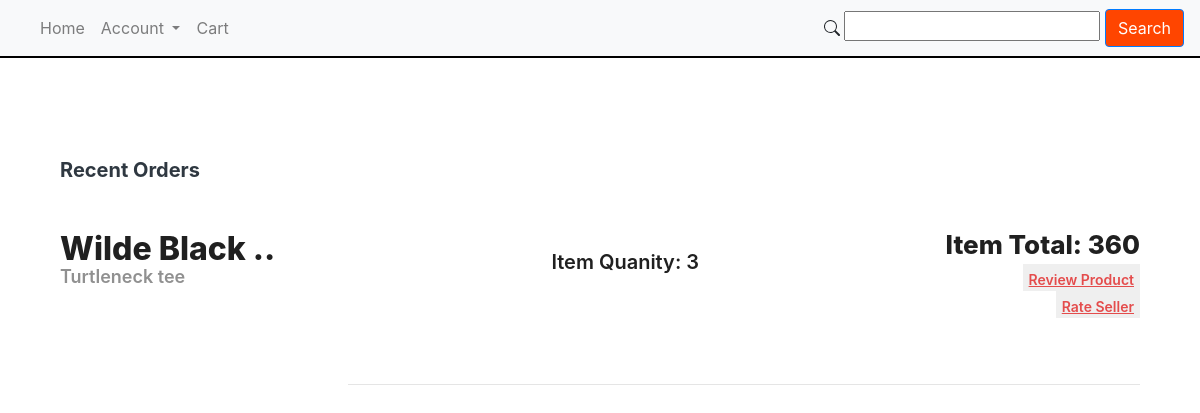
The page /checkout (signed in) on the database its author committed.
### tables this page shows
CREATE TABLE Product_Listings(seller_email TEXT NOT NULL, listing_id INTEGER NOT NULL, category TEXT NOT NULL, title TEXT NOT NULL, product_name TEXT NOT NULL, product_description TEXT NOT NULL, price REAL NOT NULL, quanity INT NOT NULL, active INT NOT NULL, posted TEXT NOT NULL, ended TEXT, PRIMARY KEY (seller_email, listing_id) FOREIGN KEY (seller_email) REFERENCES Sellers (email), FOREIGN KEY (category) REFERENCES Categories (category_name) );

CREATE TABLE Orders(transaction_id INTEGER NOT NULL PRIMARY KEY AUTOINCREMENT, seller_email TEXT NOT NULL, listing_id INT NOT NULL, buyer_email TEXT NOT NULL, date TEXT NOT NULL, quanity INT NOT NULL, payment INT NOT NULL, cart INT NOT NULL, cancelled INT NOT NULL, FOREIGN KEY (seller_email) REFERENCES Sellers (email), FOREIGN KEY (buyer_email) REFERENCES Buyers (email), FOREIGN KEY (listing_id) REFERENCES Product_Listings (listing_id), FOREIGN KEY (payment) REFERENCES Credit_Cards (credit_card_num) );

### app.py (the view)
@app.route('/checkout', methods=['GET', 'POST'])
def checkout():
    if session.returnIsBuyer() == 0:
        return redirect('/')
    checkoutCart_request()
    orders = finishedOrders_request()
    return render_template('orders.html', orders=orders) #cart = 0, cancelled = 0

### app.py (called while the page is built)
def checkoutCart_request():
    connection = sql.connect('database.db')
    connection.execute('UPDATE Orders SET cart = 0, cancelled = 0 WHERE Orders.buyer_email = ''?'' AND Orders.cart = 1;', (session.returnUserID(), ))
    connection.commit()
    connection.close()

def finishedOrders_request():
    connection = sql.connect('database.db')
    cursor = connection.execute('SELECT * FROM Orders INNER JOIN Product_Listings ON Orders.buyer_email = ''?'' AND Orders.cart = 0 AND Orders.cancelled = 0 AND Orders.listing_id = Product_Listings.listing_id AND Product_Listings.seller_email = Orders.seller_email;', (session.returnUserID(), ))
    return cursor.fetchall()

### session.py (called while the page is built)
    def returnUserID(self):
        return self.userID

    def returnIsSeller(self):
        return self.isSeller

    def returnIsBuyer(self):
        return self.isBuyer

### templates/orders.html (shortened to what this page needs)
<!DOCTYPE html>
<html lang="en" dir="ltr">
    <head>
        <link rel="stylesheet" href="https://stackpath.bootstrapcdn.com/bootstrap/4.4.1/css/bootstrap.min.css"
>
        <link rel="stylesheet" type="text/css" href="{{ url_for('static', filename='css/styles.css') }}" />
        <link rel="stylesheet" href="https://cdnjs.cloudflare.com/ajax/libs/bootstrap/4.5.3/css/bootstrap.min.css" />
    </head>
	<body class="cartbody">
		<nav class="navbar navbar-expand-lg navbar-light bg-light">
		  	<div class="collapse navbar-collapse" id="navbarSupportedContent">
		    	<ul class="navbar-nav mr-auto">
             	{% for item in navbar %}
				{% if item.sublinks %}
			      	<li class="nav-item dropdown">
			        	<a class="nav-link dropdown-toggle" href="#" id="navbarDropdown" role="button" data-toggle="dropdown" aria-haspopup="true" aria-expanded="false">
				          	{{item.text}}
			        	</a>
			      	</li>
			  		{% elif item.url %}
			      	<li class="nav-item">
			        	<a class="nav-link" href="{{item.url}}">{{item.text}}</a>
			      	</li>
		      		{% endif %}
		      		{% endfor %}
		      	</ul>
		  	</div>
		  	<form action="/search" method="POST">
				<input type="text" name="search">
				<button type="submit" class="btn btn-primary" style="background-color: orangered;">Search</button>
			</form>
		</nav>
		<div style="margin: 0px; padding: 0px; background-color: black; color: black; height: 2px !important; width: 100% important;"></div>
		<div class="cart-container">
			<div class="cart-header">
				<h3 class="cart-heading">Recent Orders</h3>
			</div>
			{% for item in orders %}
			<div class="cart-items">
				<div class="cart-about">
					{% set title = item[13] %}
					<h1 class="cart-title">{{ title[0:12] }}..</h1>
					<h3 class="cart-subtitle">{{ item[14] }}</h3>
				</div>
				<div class="cart-counter">
					<div class="cart-count">Item Quanity: {{ item[5] }}</div>
				</div>
				<div class="cart-prices">
					<div class="cart-amount">Item Total: {{ item[6] }}</div>
					<form action="/reviewproduct" method="POST">
						<button type="submit" href="/reviewproduct" class="cart-remove" style="border: 0px !important;"><u>Review Product</u></button>
					</form>
					<form action="/rateseller" method="POST">
						<button type="submit" href="/rateseller" class="cart-remove" style="border: 0px !important;"><u>Rate Seller</u></button>
					</form>
				  </div>
			</div>
			{% endfor %}
		<hr>
    </body>
</html>

### static/css/styles.css (style rules this page uses)
.cart-container { margin-top: 100px; width: 100%; background-color: #ffffff; }
.cart-header { margin: auto; padding-bottom: 15px; width: 90%; height: 15%; display: flex; justify-content: space-between; align-items: center; }
.cart-heading { font-size: 20px; font-weight: 700; color: #2F3841; }
.cart-remove { padding-top: 5px; font-size: 14px; font-weight: 600; color: #E44C4C; cursor: pointer; }
.cart-items { margin: auto; width: 90%; height: 30%; display: flex; justify-content: space-between; margin-bottom: 50px; align-items: center; }
.cart-about { height: 100%; width: 24%; }
.cart-title { padding-top: 10px; line-height: 10px; font-size: 32px; font-weight: 800; color: #202020; }
.cart-subtitle { padding-top: 10px; line-height: 10px; font-size: 18px; font-weight: 600; color: #909090; }
.cart-counter { width: 15%; display: flex; justify-content: space-between; align-items: center; }
.cart-count { font-size: 20px; font-weight: 600; color: #202020; }
.cart-prices { height: 100%; text-align: right; }
.cart-amount { padding-top: 20px; font-size: 26px; font-weight: 800; color: #202020; }
hr { width: 66%; float: right; margin-top: 50px; margin-right: 5%; }

### rows shown on the page
Orders: product_description "Turtleneck tee", quanity "3", payment "360"
Product_Listings: product_name "Wilde Black"

### other values the page prints
{{ item.text }} "Home" "Cart"
{{ item.text }} "Account"
